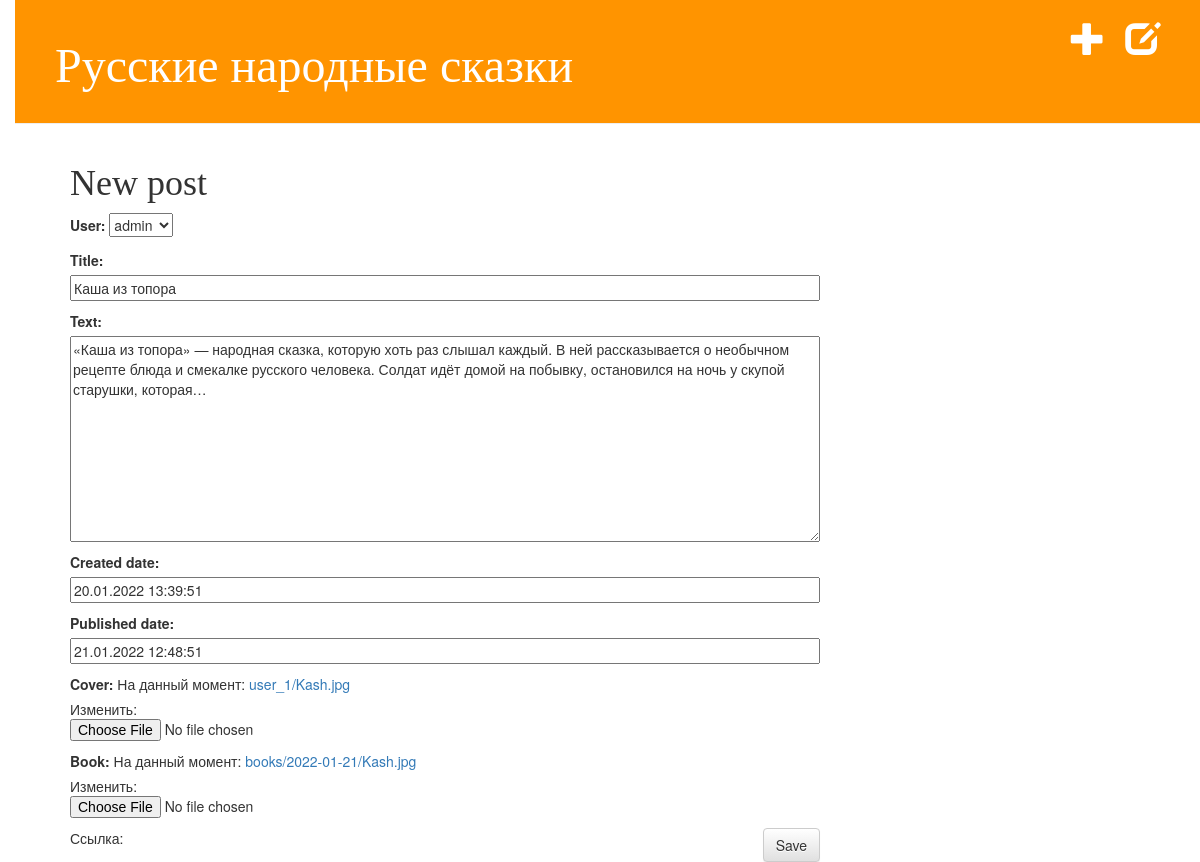
The app's page /post/1/edit/ with its own data.
### articl/models.py (models this page shows, shortened)
class Post(models.Model):
    user = models.ForeignKey(to=User, null=True,on_delete=models.CASCADE)
    title = models.CharField(max_length=200)
    text = models.TextField()
    created_date = models.DateTimeField(default=timezone.now)
    published_date = models.DateTimeField(blank=True, null=True)
    cover = models.ImageField(upload_to=user_directory_path)#cover - картинка;
    book = models.FileField(upload_to='books/%Y-%m-%d/')# cover - картинка;

### articl/views.py (the view)
# urls.py: path('post/<int:pk>/edit/', views.post_edit, name='post_edit'),
def post_edit(request, pk):
    post = get_object_or_404(Post, pk=pk)
    if request.method == "POST":
        form = PostForm(request.POST, request.FILES, instance=post)
        if form.is_valid():
            post = form.save(commit=False)
            post.author = request.user
            post.save()
            return redirect('post_detail', pk=post.pk)
    else:
        form = PostForm(instance=post)
    return render(request, 'articl/post_edit.html', {'form': form})

### articl/forms.py
class PostForm(forms.ModelForm):
    class Meta:
        model = Post
        fields ='__all__'

### templates/articl/post_edit.html (shortened to what this page needs)
{% extends 'articl/base.html' %}
{% block content %}
    <h1>New post</h1>
    <form method="POST" class="post-form" enctype="multipart/form-data">{% csrf_token %}
        {{ form.as_p }}
        <button type="submit" class="save btn btn-default">Save</button>
    <p>Ссылка: <a href="{{ file_url }}">{{ file_url }}</a></p>
    </form>
{% endblock %}

### articl/static/css/articl.css (style rules this page uses)
body { padding-left: 15px; }
h1, h2, h3, h4 { font-family: 'Lobster', cursive; }
.save { float: right; }
.post-form textarea, .post-form input { width: 100%; }

### records on screen
Post: user "admin", title "Каша из топора", text "«Каша из топора» — народная сказка, которую хоть раз слышал каждый. В ней рассказывается о необычном рецепте блюда и смекалке русского человека. Солдат идёт домой на побывку, остановился на ночь у скупой старушки, которая…", created_date "20.01.2022 13:39:51", published_date "21.01.2022 12:48:51"
